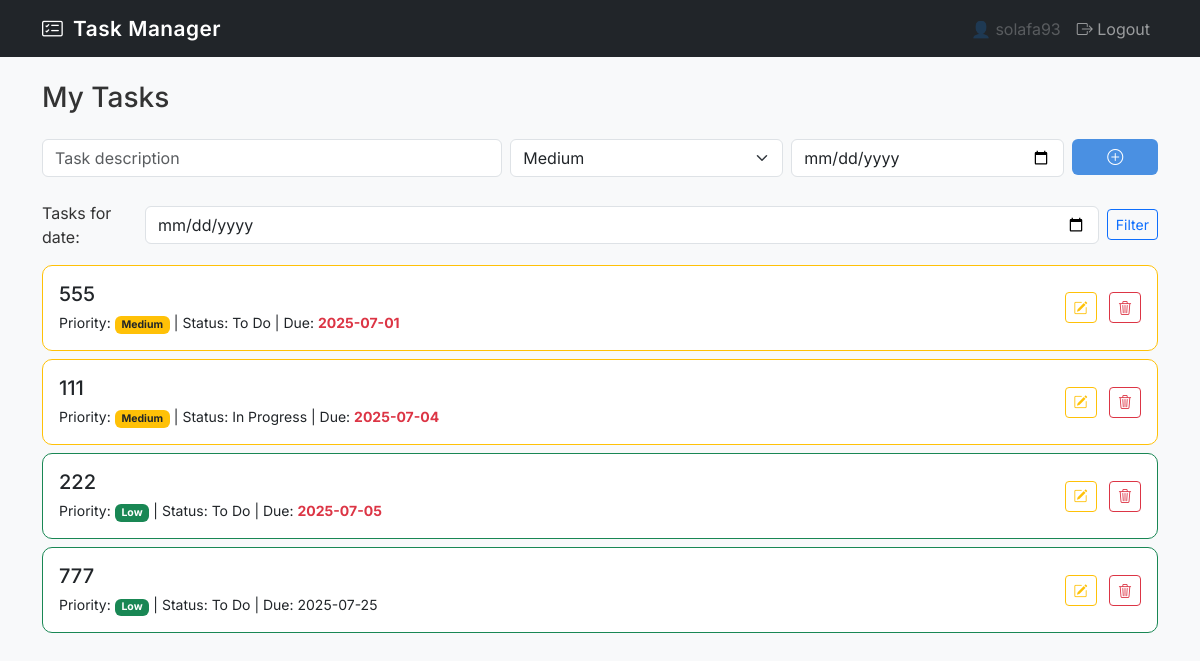
Screenshot of / (signed in) with the database file from the repository.
### app.py (models this page shows, shortened)
class User(UserMixin, db.Model):
    id = db.Column(db.Integer, primary_key=True)
    username = db.Column(db.String(150), unique=True)
    password_hash = db.Column(db.String(150))
    tasks = db.relationship('Task', backref='user', lazy=True)

class Task(db.Model):
    id = db.Column(db.Integer, primary_key=True)
    content = db.Column(db.String(200), nullable=False)
    priority = db.Column(db.String(10), default='Medium')  # High, Medium, Low
    due_date = db.Column(db.Date, nullable=True)
    user_id = db.Column(db.Integer, db.ForeignKey('user.id'), nullable=False)
    status = db.Column(db.String(20), nullable=False, default='To Do') # To Do, In Progress, Done

### app.py (the view)
@app.route('/')
@login_required
def index():
    date_str = request.args.get('date')
    filter_status = request.args.get('status')
    today = date.today()
    selected_date = date_str if date_str else ''
    query = Task.query.filter_by(user_id=current_user.id)
    if date_str:
        try:
            selected = datetime.strptime(date_str,'%Y-%m-%d').date()
            query = query.filter(Task.due_date == selected)
        except ValueError:
            pass
    if filter_status:
        query = query.filter(Task.status == filter_status)
    priority_order = case(
        (Task.priority == 'High', 1),
        (Task.priority == 'Medium', 2),
        (Task.priority == 'Low', 3),
        else_=4
    )
    tasks = query.order_by(priority_order, Task.due_date).all()
    return render_template('index.html', tasks=tasks, today=today, selected_date=selected_date, filter_status=filter_status)

### app.py (called while the page is built)
@login_manager.user_loader
def load_user(user_id):
    return User.query.get(int(user_id))

### templates/index.html (shortened to what this page needs)
{% extends 'base.html' %}
{% block content %}
<h3 class="mb-4">My Tasks</h3>
<form method="POST" action="{{ url_for('add_task') }}" class="mb-4">
  <div class="row g-2">
    <div class="col-md-5">
      <input type="text" name="task" class="form-control" placeholder="Task description" required>
    </div>
    <div class="col-md-3">
      <select name="priority" class="form-select">
        <option value="Medium" selected>Medium</option>
      </select>
    </div>
    <div class="col-md-3">
      <input type="date" name="due_date" class="form-control">
    </div>
    <div class="col-md-1">
      <button type="submit" class="btn btn-primary w-100" title="Add Task">
        <i class="bi bi-plus-circle"></i>
      </button>
    </div>
  </div>
</form>
<form method="GET" class="mb-3 d-flex align-items-center" action="{{ url_for('index') }}">
  <label class="me-2 mb-0">Tasks for date:</label>
  <input type="date" name="date" class="form-control me-2" value="{{ selected_date }}">
  <button type="submit" class="btn btn-sm btn-outline-primary">Filter</button>
</form>
{% for task in tasks %}
  <div class="card mb-2 border
    {% if task.priority == 'High' %}border-danger
    {% elif task.priority == 'Medium' %}border-warning
    {% else %}border-success{% endif %}">
    <div class="card-body d-flex justify-content-between align-items-center">
      <div>
        <h5 class="mb-1">{{ task.content }}</h5>
        <small>
          Priority:
          <span class="badge
            {% if task.priority == 'High' %}bg-danger
            {% elif task.priority == 'Medium' %}bg-warning text-dark
            {% else %}bg-success{% endif %}">
            {{ task.priority }}
          </span>
          |
          Status:
            {{ task.status }}
          |
          Due:
          <span class="{% if task.due_date and task.due_date < today %}text-danger fw-bold{% endif %}">
            {{ task.due_date.strftime('%Y-%m-%d') if task.due_date else 'None' }}
          </span>
        </small>
      </div>
      <div>
        <a href="{{ url_for('edit_task', task_id=task.id) }}" class="btn btn-sm btn-outline-warning me-2" title="Edit">
          <i class="bi bi-pencil-square"></i>
        </a>
        <a href="{{ url_for('delete_task', task_id=task.id) }}" class="btn btn-sm btn-outline-danger" title="Delete">
          <i class="bi bi-trash3"></i>
        </a>
      </div>
    </div>
  </div>
{% else %}
  <p class="text-muted">No tasks yet. Add one above!</p>
{% endfor %}
{% endblock %}

### templates/base.html (shortened to what this page needs)
<!DOCTYPE html>
<html lang="en">
<head>
    <link href="https://cdn.jsdelivr.net/npm/bootstrap@5.3.3/dist/css/bootstrap.min.css" rel="stylesheet">
    <link href="https://cdn.jsdelivr.net/npm/bootstrap-icons@1.11.3/font/bootstrap-icons.css" rel="stylesheet">
    <link rel="stylesheet" href="{{ url_for('static', filename='style.css') }}">
</head>
<body class="bg-light">
    <nav class="navbar navbar-expand-lg navbar-dark bg-dark">
        <div class="container">
            <a class="navbar-brand" href="{{ url_for('index') }}">
            <i class="bi bi-card-checklist me-1"></i> Task Manager
            </a>
            <div class="collapse navbar-collapse" id="navbarNav">
                <ul class="navbar-nav ms-auto">
                    {% if current_user.is_authenticated %}
                        <li class="nav-item">
                            <span class="nav-link disabled">👤 {{ current_user.username }}</span>
                        </li>
                        <li class="nav-item">
                            <a class="nav-link" href="{{ url_for('logout') }}">
                            <i class="bi bi-box-arrow-right"></i> Logout</a>
                        </li>
                    {% endif %}
                </ul>
            </div>
        </div>
    </nav>
    <div class="container mt-4">
        {% block content %}{% endblock %}
    </div>
</body>
</html>

### static/style.css (style rules this page uses)
body { font-family: 'Inter', sans-serif; background-color: #f8f9fa; color: #333; animation: fadeInBody 0.6s ease-in-out; }
.navbar-brand { font-weight: 600; font-size: 1.3rem; letter-spacing: 0.5px; }
.btn-primary { background-color: #4a90e2; border: none; transition: background-color 0.2s ease-in-out; }
.card { border-radius: 10px; transition: transform 0.2s ease; }

### rows the page displays
User: username "solafa93"
Task: content "555", priority "Medium", status "To Do", due_date "2025-07-01"
Task: content "111", priority "Medium", status "In Progress", due_date "2025-07-04"
Task: content "222", priority "Low", status "To Do", due_date "2025-07-05"
Task: content "777", priority "Low", status "To Do", due_date "2025-07-25"
